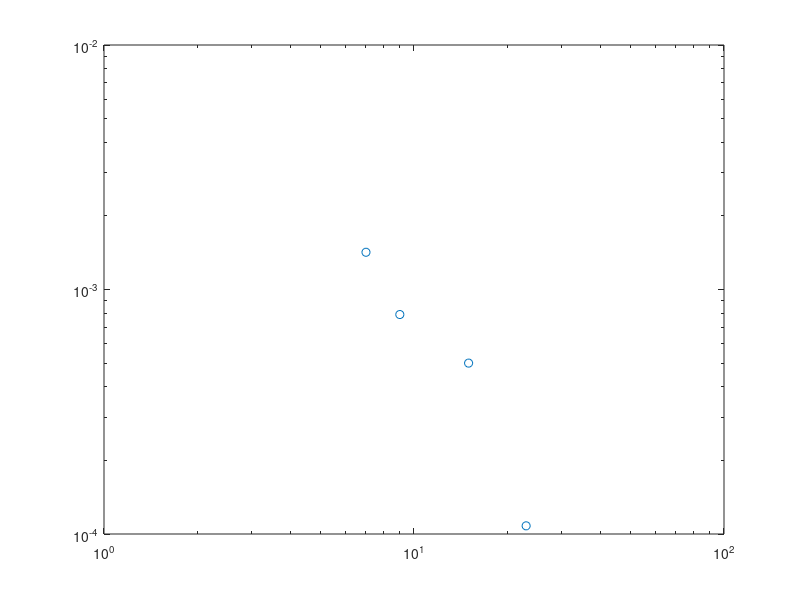

Here is the MATLAB script that generated this plot: (Note: this script raises an error after producing the figure.)
Lx = [16,24, 32, 40, 48];
distance = [7, 9,  15, 23];
SC = [0.00142, 0.00079,5e-4,  1.08e-4];
h1 = loglog(distance, SC,'o');hold on;

p = fit(log(distance(1:3)'),log(SC(1:3)'),'poly1');
fprintf('Ksc=%.5f\n',-p.p1);
x = fit_x(1):0.5:fit_x(end);
fl=loglog(distance,exp(p.p2)*distance.^p.p1,'-.');
T=text(8,4.5e-3,['$K_{sc}=',num2str(-p.p1),'$']);
set(T,'Interpreter','latex');set(T,'Fontsize',28);



set(gca,'fontsize',24);
set(gca,'linewidth',1.5);
set(h1,'markersize',10);
set(get(gca,'Children'),'linewidth',3); % Set line width 1.5 pounds
xlabel('$x$','Interpreter','latex');
ylabel('singlet pair correlation','Interpreter','latex');
set(get(gca,'XLabel'),'FontSize',24); 
set(get(gca,'YLabel'),'FontSize',24); 
